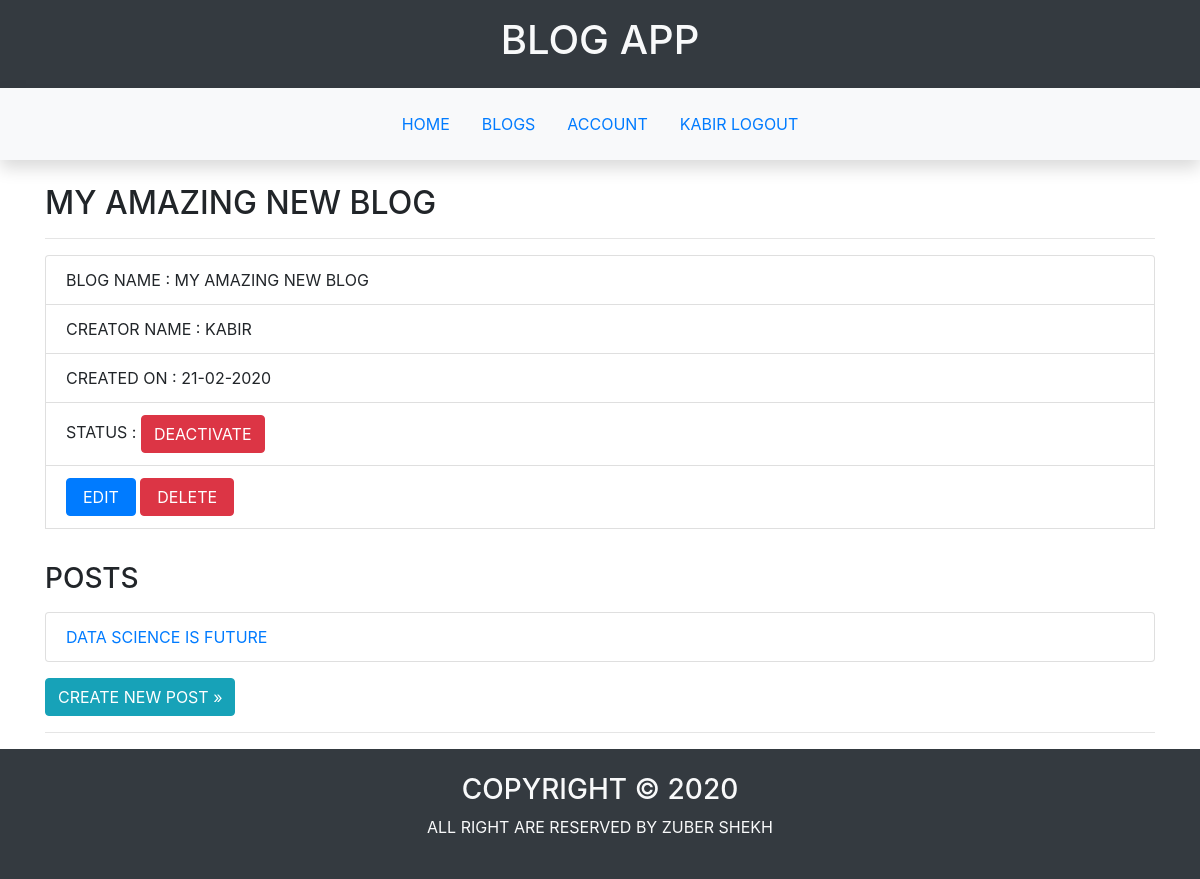
Page /blog/5 (signed in) on the committed database.
### blogapp/user/models.py (models this page shows, shortened)
class UserModel(db.Model,UserMixin):
    __tablename__='user'
    id=db.Column(db.Integer,primary_key=True)
    username=db.Column(db.String(20),unique=True,nullable=False)
    email=db.Column(db.String(20),unique=True,nullable=False)
    password=db.Column(db.String(256),nullable=False)
    first_name=db.Column(db.String(20),nullable=False)
    last_name=db.Column(db.String(20),nullable=False)
    dob=db.Column(db.DateTime,nullable=False)
    gender=db.Column(db.String,nullable=False)
    mobile_no=db.Column(db.String(10),unique=True,nullable=False)
    profile_pic=db.Column(db.String,default='default_profile.jpg')
    blogs=db.relationship('BlogModel',backref='creator',lazy=True)

### blogapp/blog/models.py (models this page shows, shortened)
class BlogModel(db.Model):
    __tablename__='blog'
    id=db.Column(db.Integer,primary_key=True)
    name=db.Column(db.String(30),unique=True,nullable=False)
    creator_id=db.Column(db.Integer,db.ForeignKey('user.id'))
    date_of_creation=db.Column(db.DateTime,default=datetime.now)
    is_active=db.Column(db.Boolean,default=False)
    posts=db.relationship('PostModel',backref='blog',lazy=True)

### blogapp/post/models.py (models this page shows, shortened)
class PostModel(db.Model):
    __tablename__='post'
    id=db.Column(db.Integer,primary_key=True)
    title=db.Column(db.String(50),nullable=False)
    content=db.Column(db.Text,nullable=False)
    created_on=db.Column(db.DateTime,default=datetime.now)
    blog_id=db.Column(db.Integer,db.ForeignKey('blog.id'))

### blogapp/blog/views.py (the view)
@blog.route('/<int:id>')
@login_required
def view_blog(id):
    blog=BlogModel.query.get_or_404(id)
    if current_user.username!=blog.creator.username:
        abort(403)
    return render_template('blog/blog.html',blog=blog)

### blogapp/user/models.py (called while the page is built)
@login_manager.user_loader
def load_user(id):
    return UserModel.query.get(int(id))

### blogapp/templates/blog/blog.html (shortened to what this page needs)
{%extends 'main/base.html'%}
{%block main%}
<section class="container text-uppercase">
    <div class="row">
        <div class="col">
            <h2>{{blog.name}}</h2>
            <hr>
            <ul class="list-group">
                <li class="list-group-item">blog name : {{blog.name}}</li>
                <li class="list-group-item">creator name : {{blog.creator.username}}</li>
                <li class="list-group-item">created on : {{blog.date_of_creation.strftime('%d-%m-%Y')}}</li>
                <li class="list-group-item">status : <a class="btn btn-{% if blog.is_active %}danger{%else%}success{%endif%}" href="{{url_for('blog.change_blog_status',id=blog.id)}}">{%if blog.is_active%}deactivate{%else%}activate{%endif%}</a></li>
                <li class="list-group-item"><a class="btn btn-primary px-3" href="{{url_for('blog.update_blog',id=blog.id)}}">edit</a> <a class="btn btn-danger px-3" href="{{url_for('blog.delete_blog',id=blog.id)}}">delete</a></li>
            </ul>
            <h3>posts</h3>
            {%if blog.posts%}
                <ul class="list-group my-3">
                    {%for post in blog.posts%}
                        <li class="list-group-item"><a href="{{url_for('post.view_post',id=post.id)}}">{{post.title}}</a></li>
                    {%endfor%}
                </ul>
            {%else%}
                <div class="alert alert-info">no post avaliable</div>
            {%endif%}
            <a class="btn btn-info" href="{{url_for('post.create_post',id=blog.id)}}">create new post &raquo;</a>
        </div>
    </div>
    <hr>
</section>
{%endblock%}

### blogapp/templates/main/base.html (shortened to what this page needs)
<!DOCTYPE html>
<html lang="en">
<head>
    <link rel="stylesheet" href="https://stackpath.bootstrapcdn.com/bootstrap/4.4.1/css/bootstrap.min.css">
</head>
<body>
    <header>
        <section class="container-fluid  text-center text-uppercase bg-dark text-light p-3">
            <h1>blog app</h1>
        </section>
    </header>
    <nav class="position-sticky mb-4 p-3 shadow fixed-top bg-light">
        <ul class="nav justify-content-center text-uppercase">
            <li class="nav-item"><a class="nav-link" href="{{url_for('main.index')}}">home</a></li>
            <li class="nav-item"><a class="nav-link" href="{{url_for('blog.blogs')}}">blogs</a></li>
            {%if current_user.is_authenticated %}
                <li class="nav-item"><a class="nav-link" href="{{url_for('user.home')}}">account</a></li>
                <li class="nav-item"><a class="nav-link" href="{{url_for('user.logout')}}">{{current_user.username}} logout</a></li>
            {%else%}
                <li class="nav-item"><a class="nav-link" href="{{url_for('user.signup')}}">signup</a></li>
                <li class="nav-item"><a class="nav-link" href="{{url_for('user.login')}}">login</a></li>
            {%endif%}
        </ul>
    </nav>
    <main>
        {%block main%}
        {%endblock%}
    </main>
    <footer class="mt-3">
        <section class="bg-dark text-center text-uppercase p-4 text-light">
            <h3>copyright &copy; 2020</h3>
            <p>all right are reserved by zuber shekh</p>
        </section>
    </footer>
</body>
</html>

### rows in the picture
UserModel: username "KABIR", creator.username "KABIR"
BlogModel: name "MY AMAZING NEW BLOG", date_of_creation "21-02-2020"
PostModel: title "DATA SCIENCE IS FUTURE"
